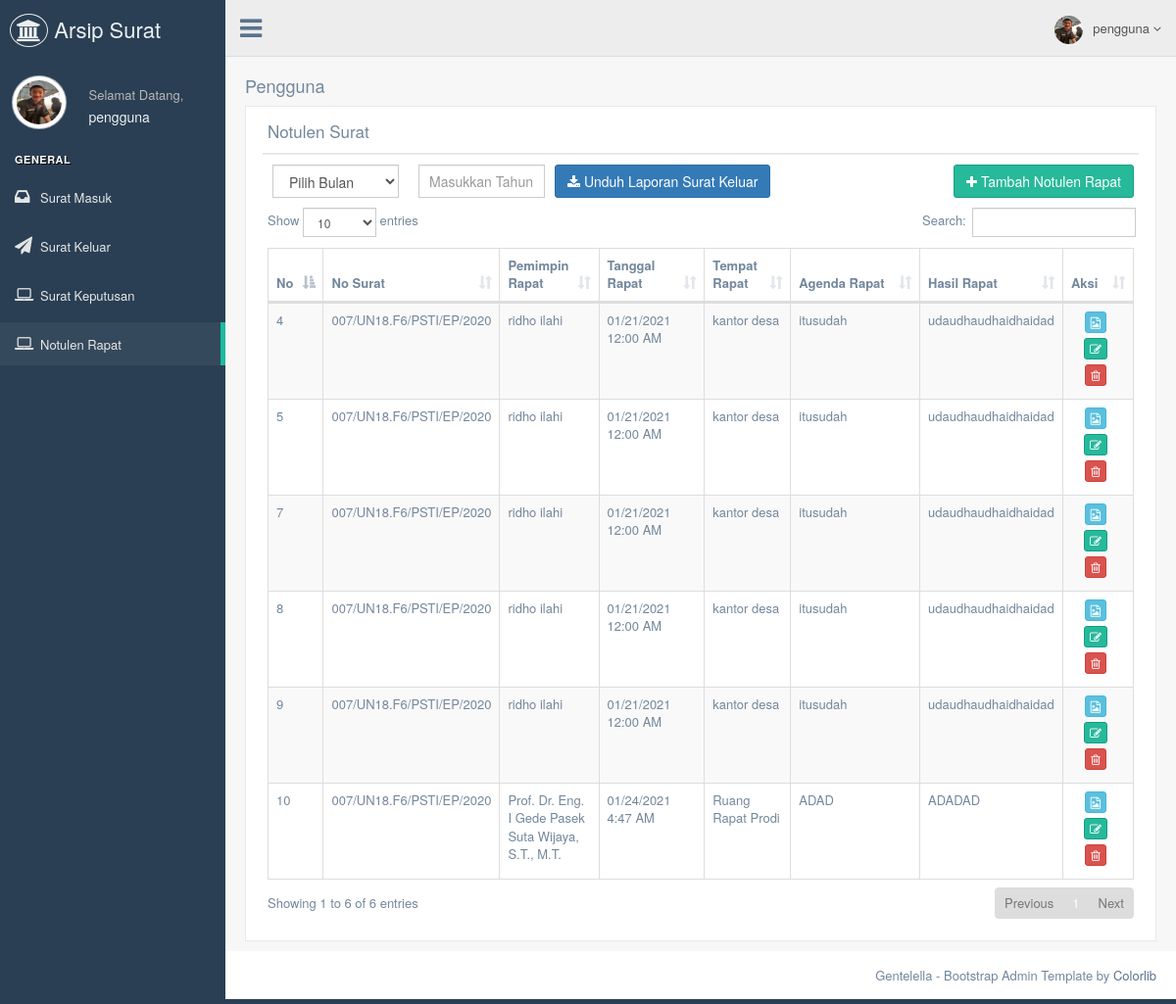
The page /pengguna/notulen.php (signed in) on the database its author committed.
### tables this page shows
CREATE TABLE `tb_pengguna` (
  `id_pengguna` int(11) NOT NULL,
  `nama_pengguna` varchar(255) NOT NULL,
  `full_name` varchar(255) NOT NULL,
  `username_pengguna` varchar(255) NOT NULL,
  `password_pengguna` varchar(255) NOT NULL,
  `foto_pengguna` varchar(255) NOT NULL
);

CREATE TABLE `notulen` (
  `no_notulen` int(11) NOT NULL,
  `no_suratnotulen` text NOT NULL,
  `pemimpin_notulen` text NOT NULL,
  `tanggal_notulen` text NOT NULL,
  `tempat_notulen` text NOT NULL,
  `agenda_notulen` text NOT NULL,
  `pengirim_notulen` text NOT NULL,
  `penerima_notulen` text NOT NULL,
  `hasil_notulen` text NOT NULL
);

### pengguna/notulen.php (the view, shortened to what this page needs)
<!DOCTYPE html>
<html lang="en">
  <head>
    <link href="../assets/vendors/bootstrap/dist/css/bootstrap.min.css" rel="stylesheet">
    <link href="../assets/vendors/font-awesome/css/font-awesome.min.css" rel="stylesheet">
    <link href="../assets/vendors/nprogress/nprogress.css" rel="stylesheet">
    <link href="../assets/vendors/iCheck/skins/flat/green.css" rel="stylesheet">
    <link href="../assets/vendors/datatables.net-bs/css/dataTables.bootstrap.min.css" rel="stylesheet">
    <link href="../assets/vendors/datatables.net-buttons-bs/css/buttons.bootstrap.min.css" rel="stylesheet">
    <link href="../assets/vendors/datatables.net-fixedheader-bs/css/fixedHeader.bootstrap.min.css" rel="stylesheet">
    <link href="../assets/vendors/datatables.net-responsive-bs/css/responsive.bootstrap.min.css" rel="stylesheet">
    <link href="../assets/vendors/datatables.net-scroller-bs/css/scroller.bootstrap.min.css" rel="stylesheet">
    <link href="../assets/build/css/custom.min.css" rel="stylesheet">
  </head>
  <body class="nav-md">
    <div class="container body">
      <div class="main_container">
        <?php
        include("sidebarmenu.php");
        ?>
        <?php
        include("header.php");
        ?>
        <div class="right_col" role="main">
          <div class="">
            <div class="page-title">
              <div class="title_right">
                <h2>Pengguna </h2>
              </div>
            </div>
            <div class="clearfix"></div>
            <div class="row">
              <div class="col-md-12 col-sm-12 col-xs-12">
                <div class="x_panel">
                  <div class="x_title">
                    <h2>Notulen Surat</small></h2>
                    <div class="clearfix"></div>
                  </div>
                  <form action="proses/proses_exportsuratmasuk.php"  name="download_suratkeluar" method="post" enctype="multipart/form-data" id="demo-form2" data-parsley-validate class="form-horizontal form-label-left">
                        <div class="col-md-2 col-sm-2 col-xs-6">
                          <select name="bulan" class="select2_single form-control" tabindex="-1">
                            <option>Pilih Bulan</option>
                          </select>
                        </div>
                        <div class="col-md-2 col-sm-2 col-xs-6">
                          <input type="text" id="tahun" name="tahun" required="required"  placeholder="Masukkan Tahun" class="form-control col-md-7 col-xs-12">
                        </div>
                  <button type="submit" class="btn btn-primary"><i class="fa fa-download"></i> Unduh Laporan Surat Keluar</button></a>
                  <a href="inputnotulenrapat.php"><button type="button" class="btn btn-success pull-right"><i class="fa fa-plus"></i> Tambah Notulen Rapat </button></a>
                  </form>
                  <div class="x_content">
                             <?php
                              include '../koneksi/koneksi.php';
                              $sql1  		= "SELECT * FROM notulen order by no_notulen asc";
                              $query1  	= mysqli_query($db, $sql1);
                              $total		= mysqli_num_rows($query1);
                              if ($total == 0) {
                                echo"<center><h2>Belum Ada Data Bagian</h2></center>";
                              }
                              else{?>
                    <table id="datatable" class="table table-striped table-bordered">
                      <thead>
                        <tr>
                          <th width="3%">No  </th>
                          <th width="5%">No Surat</th>
                          <th width="10%">Pemimpin Rapat </th>
                          <th width="10 %">Tanggal Rapat </th>
                          <th width="10%">Tempat Rapat</th>
                          <th width="15%">Agenda Rapat</th>
                          <th width="15%">Hasil Rapat</th>
                          <th width="8%">Aksi</th>
                        </tr>
                      </thead>
                      <tbody>
                            <?php
                            while($data = mysqli_fetch_array($query1)){
                              echo'<tr>
                              <td>	'. $data['no_notulen'].'		</td>
                              <td>	'. $data['no_suratnotulen'].'		</td>
                              <td>	'. $data['pemimpin_notulen'].'	</td>
                              <td>	'. $data['tanggal_notulen'].'		</td>
                              <td>	'. $data['tempat_notulen'].'		</td>
                              <td>	'. $data['agenda_notulen'].'		</td>
                              <td>	'. $data['hasil_notulen'].'		</td>
                              <td style="text-align:center;">
                              <a href=detail-suratnotulen.php?no_notulen='.$data['no_notulen'].'><button type="button" title="Detail" class="btn btn-info btn-xs"><i class="fa fa-file-image-o"></i></button></a>
                              <a href=editsuratnotulen.php?no_notulen='.$data['no_notulen'].'><button type="button" title="Edit" class="btn btn-success btn-xs"><i class="fa  fa-edit"></i></button></a>
                              <a onclick="return konfirmasi()" href="proses/proses_hapus.php?no_notulen='.$data['no_notulen'].'"><button type="button" title="Hapus" class="btn btn-danger btn-xs"><i class="fa fa-trash-o"></i></button></a></td>
                              </tr>';
                            }
                            ?>
                      </tbody>
                    </table>
                  <?php } ?>
                  </div>
                  </div>
                </div>
              </div>
            </div>
          </div>
        </div>
        <footer>
          <div class="pull-right">
            Gentelella - Bootstrap Admin Template by <a href="https://colorlib.com">Colorlib</a>
          </div>
          <div class="clearfix"></div>
        </footer>
      </div>
  </body>
</html>

### pengguna/sidebarmenu.php (shortened to what this page needs)
<?php
	 include '../koneksi/koneksi.php';
      $sql  		= "SELECT * FROM tb_pengguna where id_pengguna='".$_SESSION['id']."'";
			$query  	= mysqli_query($db, $sql);
			$data 		= mysqli_fetch_array($query);
?>
        <div class="col-md-3 left_col">
          <div class="left_col scroll-view">
            <div class="navbar nav_title" style="border: 0;">
              <a href="index.php" class="site_title"><i class="fa fa-institution"></i> <span> Arsip Surat</span></a>
            </div>
            <div class="profile clearfix">
              <div class="profile_pic">
                <img src="../admin/images/pengguna/<?php echo $data['foto_pengguna']; ?>"  height="55" width="55" alt="" class="img-circle profile_img">
              </div>
              <div class="profile_info">
                <span>Selamat Datang,</span>
                <h2><?php echo $_SESSION['nama'];?></h2>
              </div>
            </div>
            <br />
            <div id="sidebar-menu" class="main_menu_side hidden-print main_menu">
              <div class="menu_section">
                <h3>General</h3>
                <ul class="nav side-menu">
                  <li><a href="datasuratmasuk.php"><i class="fa  fa-inbox"></i>Surat Masuk</a></li>
                  <li><a href="datasuratkeluar.php"><i class="fa fa-send"></i>Surat Keluar</a></li>
                  <li><a href="datasuratSK.php"><i class="fa fa-laptop"></i>Surat Keputusan</a></li>
                  <li><a href="notulen.php"><i class="fa fa-laptop"></i>Notulen Rapat</a></li>
                </ul>
              </div>
            </div>
          </div>
        </div>

### pengguna/header.php (shortened to what this page needs)
<?php
include '../koneksi/koneksi.php';
$sql  		= "SELECT * FROM tb_pengguna where id_pengguna='".$_SESSION['id']."'";
$query  	= mysqli_query($db, $sql);
$data 		= mysqli_fetch_array($query);
?>
        <div class="top_nav">
          <div class="nav_menu">
            <nav>
              <div class="nav toggle">
                <a id="menu_toggle"><i class="fa fa-bars"></i></a>
              </div>
              <ul class="nav navbar-nav navbar-right">
                <li class="">
                  <a href="javascript:;" class="user-profile dropdown-toggle" data-toggle="dropdown" aria-expanded="false">
                    <img src="../admin/images/pengguna/<?php echo $data['foto_pengguna']; ?>" alt=""><?php echo $_SESSION['nama'];?>
                    <span class=" fa fa-angle-down"></span>
                  </a>
                </li>
              </ul>
            </nav>
          </div>
        </div>

### rows shown on the page
tb_pengguna: foto_pengguna (picture)
notulen: no_notulen "4", no_suratnotulen "007/UN18.F6/PSTI/EP/2020", pemimpin_notulen "ridho ilahi", tanggal_notulen "01/21/2021 12:00 AM", tempat_notulen "kantor desa", agenda_notulen "itusudah", hasil_notulen "udaudhaudhaidhaidad"
notulen: no_notulen "5", no_suratnotulen "007/UN18.F6/PSTI/EP/2020", pemimpin_notulen "ridho ilahi", tanggal_notulen "01/21/2021 12:00 AM", tempat_notulen "kantor desa", agenda_notulen "itusudah", hasil_notulen "udaudhaudhaidhaidad"
notulen: no_notulen "7", no_suratnotulen "007/UN18.F6/PSTI/EP/2020", pemimpin_notulen "ridho ilahi", tanggal_notulen "01/21/2021 12:00 AM", tempat_notulen "kantor desa", agenda_notulen "itusudah", hasil_notulen "udaudhaudhaidhaidad"
notulen: no_notulen "8", no_suratnotulen "007/UN18.F6/PSTI/EP/2020", pemimpin_notulen "ridho ilahi", tanggal_notulen "01/21/2021 12:00 AM", tempat_notulen "kantor desa", agenda_notulen "itusudah", hasil_notulen "udaudhaudhaidhaidad"
notulen: no_notulen "9", no_suratnotulen "007/UN18.F6/PSTI/EP/2020", pemimpin_notulen "ridho ilahi", tanggal_notulen "01/21/2021 12:00 AM", tempat_notulen "kantor desa", agenda_notulen "itusudah", hasil_notulen "udaudhaudhaidhaidad"
notulen: no_notulen "10", no_suratnotulen "007/UN18.F6/PSTI/EP/2020", pemimpin_notulen "Prof. Dr. Eng. I Gede Pasek Suta Wijaya, S.T., M.T.", tanggal_notulen "01/24/2021 4:47 AM", tempat_notulen "Ruang Rapat Prodi", agenda_notulen "ADAD", hasil_notulen "ADADAD"

### other values the page prints
$_SESSION['nama'] "pengguna"
